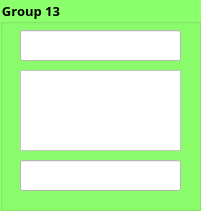
   <widget class="QGroupBox" name="groupBox_13">
    <property name="geometry">
     <rect>
      <x>520</x>
      <y>480</y>
      <width>201</width>
      <height>211</height>
     </rect>
    </property>
    <property name="font">
     <font>
      <family>Mongolian Baiti</family>
      <pointsize>10</pointsize>
      <weight>75</weight>
      <bold>true</bold>
     </font>
    </property>
    <property name="styleSheet">
     <string notr="true">background-color: rgb(140, 255, 108);</string>
    </property>
    <property name="title">
     <string>Group 13</string>
    </property>
    <widget class="QLineEdit" name="lineEdit_31">
     <property name="geometry">
      <rect>
       <x>20</x>
       <y>30</y>
       <width>161</width>
       <height>31</height>
      </rect>
     </property>
     <property name="styleSheet">
      <string notr="true">background-color: rgb(255, 255, 255);</string>
     </property>
    </widget>
    <widget class="QTextEdit" name="textEdit_16">
     <property name="geometry">
      <rect>
       <x>20</x>
       <y>70</y>
       <width>161</width>
       <height>81</height>
      </rect>
     </property>
     <property name="styleSheet">
      <string notr="true">background-color: rgb(255, 255, 255);</string>
     </property>
     <property name="html">
      <string>&lt;!DOCTYPE HTML PUBLIC &quot;-//W3C//DTD HTML 4.0//EN&quot; &quot;http://www.w3.org/TR/REC-html40/strict.dtd&quot;&gt;
&lt;html&gt;&lt;head&gt;&lt;meta name=&quot;qrichtext&quot; content=&quot;1&quot; /&gt;&lt;style type=&quot;text/css&quot;&gt;
p, li { white-space: pre-wrap; }
&lt;/style&gt;&lt;/head&gt;&lt;body style=&quot; font-family:'MS Shell Dlg 2'; font-size:7.8pt; font-weight:400; font-style:normal;&quot;&gt;
&lt;p style=&quot;-qt-paragraph-type:empty; margin-top:0px; margin-bottom:0px; margin-left:0px; margin-right:0px; -qt-block-indent:0; text-indent:0px;&quot;&gt;&lt;br /&gt;&lt;/p&gt;&lt;/body&gt;&lt;/html&gt;</string>
     </property>
    </widget>
    <widget class="QLineEdit" name="lineEdit_32">
     <property name="geometry">
      <rect>
       <x>20</x>
       <y>160</y>
       <width>161</width>
       <height>31</height>
      </rect>
     </property>
     <property name="styleSheet">
      <string notr="true">background-color: rgb(255, 255, 255);</string>
     </property>
     <property name="alignment">
      <set>Qt::AlignCenter</set>
     </property>
    </widget>
   </widget>
